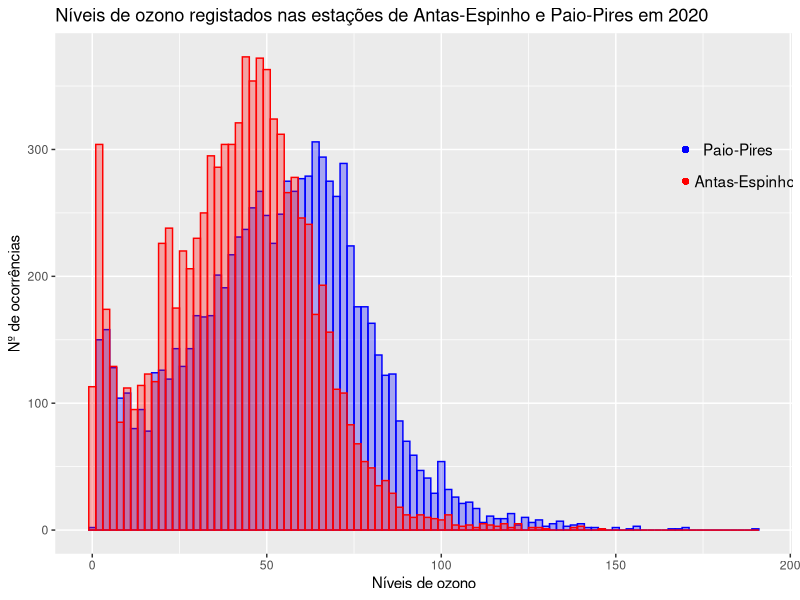

Reproduce this figure in R.
library("readxl")
library("tidyverse")
library("reshape2")
library("egg")

Oz <- read_excel("QualidadeARO3.xlsx")
AE_PP <- (subset(Oz, select = c("Antas-Espinho", "Paio-Pires")))
df = data.frame(AE_PP)
df$Paio.Pires <- as.numeric(as.character(df$Paio.Pires))
df$Antas.Espinho <- as.numeric(as.character(df$Antas.Espinho))

ggplot(df) + geom_histogram(aes(Paio.Pires), 
                            alpha = .3, 
                            binwidth = 2, 
                            colour = "blue", 
                            fill = "blue",
                            show.legend = TRUE) +
             geom_histogram(aes(Antas.Espinho),
                            alpha = .3, 
                            binwidth = 2, 
                            colour = "red", 
                            fill = "red",
                            show.legend = TRUE) +
 
             ggtitle("Níveis de ozono registados nas estações de Antas-Espinho e Paio-Pires em 2020") +
             xlab("Níveis de ozono") +
             ylab("Nº de ocorrências") + 
             geom_point(aes(x = 170, y = 300), colour = "blue") + annotate("text", x = 185, y = 300, label = "Paio-Pires") + 
             geom_point(aes(x = 170, y = 275), colour = "red") + annotate("text", x = 187, y = 275, label = "Antas-Espinho")
              
